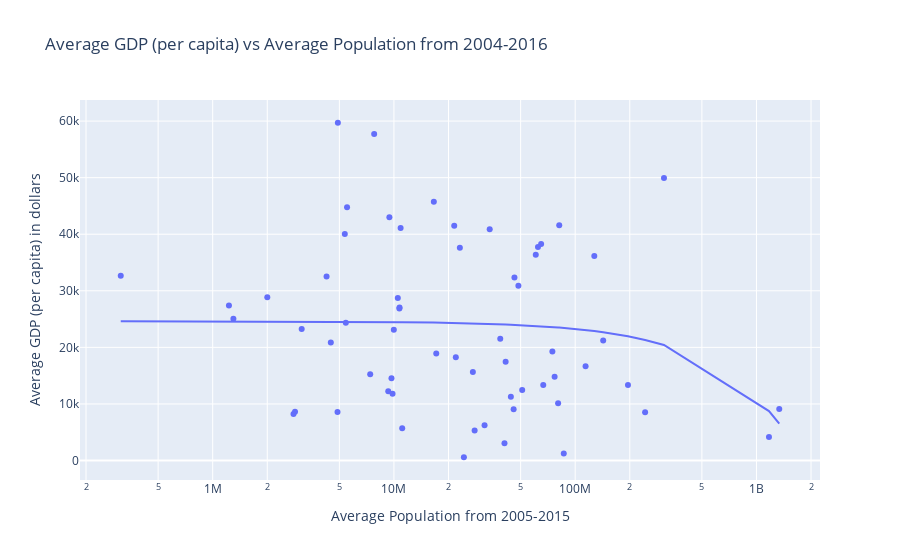

Notebook code for this chart:
### Markdown cell above
## 3.3 Population vs. GDP per capita

For further context, we decided to plot population vs. GDP per capita to see whether there was any relationship between the two. We found that there was essentially no correlation. The trendline skews downwards as population increases because of two outliers, India and China.

### Code cell
average_context_plot(oad)

### Figure 1 — Plotly figure (JSON) as saved in the notebook; plotly's stock layout.template omitted (floating-point values rounded to 4 significant figures)
{"data": [{"customdata": [["United States"], ["China"], ["Russia"], ["Australia"], ["Japan"], ["Germany"], ["France"], ["Italy"], ["South Korea"], ["Great Britain"], ["Cuba"], ["Hungary"], ["Ukraine"], ["Romania"], ["Greece"], ["Brazil"], ["Norway"], ["Netherlands"], ["Sweden"], ["Spain"], ["Canada"], ["Turkey"], ["Poland"], ["New Zealand"], ["Thailand"], ["Belarus"], ["Ethiopia"], ["Iran"], ["Slovakia"], ["Chinese Taipei"], ["Georgia"], ["Bulgaria"], ["Denmark"], ["Jamaica"], ["Uzbekistan"], ["Morocco"], ["Argentina"], ["Kazakhstan"], ["Kenya"], ["Czech Republic"], ["South Africa"], ["Croatia"], ["Lithuania"], ["Egypt"], ["Switzerland"], ["Indonesia"], ["Azerbaijan"], ["Belgium"], ["Bahamas"], ["Dominican Republic"], ["North Korea"], ["Mexico"], ["Portugal"], ["Finland"], ["Slovenia"], ["Estonia"], ["India"], ["Colombia"], ["Venezuela"], ["Mongolia"], ["Trinidad and Tobago"]], "hovertemplate": "Average Population from 2005-2015=%{x}<br>Average GDP (per capita) in dollars=%{y}<br>Country=%{customdata[0]}<extra></extra>", "legendgroup": "", "marker": {"color": "#636efa", "symbol": "circle"}, "mode": "markers", "name": "", "orientation": "v", "showlegend": false, "type": "scatter", "x": [308895500, 1335783250, 142699500, 21504250, 127449000, 81646250, 64874000, 60598000, 48599000, 62318750, 11107250, 9985500, 45742750, 21946250, 10736250, 195487750, 4904250, 16599000, 9437750, 46216000, 33751750, 74813500, 38588500, 4248500, 66633000, 9689750, 86476750, 76989000, 5427000, 23099500, 4882250, 7395750, 5511750, 2846000, 27868000, 31620000, 41325500, 17112750, 40715250, 10503500, 51006750, 4483750, 3097500, 80494000, 7777750, 243021250, 9302750, 10881500, 311000, 9823000, 24314250, 114109500, 10716250, 5356500, 2001000, 1301000, 1172222000, 44159250, 27248500, 2791000, 1229500], "xaxis": "x", "y": [49920.0, 9113.0, 21200.0, 41490.0, 36150.0, 41600.0, 38280.0, 36370.0, 30890.0, 37750.0, 5722.0, 23105, 9071, 18250.0, 27033, 13340.0, 59706, 45760.0, 43020.0, 32370.0, 40860.0, 19280.0, 21511, 32510.0, 13340.0, 14560.0, 1231, 14800, 24350.0, 37630.0, 8585, 15250.0, 44780.0, 8618.0, 5308.0, 6221, 17450.0, 18920.0, 3067.0, 28730.0, 12460.0, 20850.0, 23240.0, 10140.0, 57700.0, 8540.0, 12230, 41100.0, 32640, 11790.0, 577.2, 16660.0, 26860.0, 40040.0, 28867, 25067, 4176, 11280.0, 15670.0, 8227, 27380.0], "yaxis": "y"}, {"hovertemplate": "<b>OLS trendline</b><br>Average GDP = -1.35409e-05 * Average Pop + 24609.5<br>R<sup>2</sup>=0.043618<br><br>Average Population from 2005-2015=%{x}<br>Average GDP (per capita) in dollars=%{y} <b>(trend)</b><extra></extra>", "legendgroup": "", "marker": {"color": "#636efa", "symbol": "circle"}, "mode": "lines", "name": "", "showlegend": false, "type": "scatter", "x": [311000, 1229500, 1301000, 2001000, 2791000, 2846000, 3097500, 4248500, 4483750, 4882250, 4904250, 5356500, 5427000, 5511750, 7395750, 7777750, 9302750, 9437750, 9689750, 9823000, 9985500, 10503500, 10716250, 10736250, 10881500, 11107250, 16599000, 17112750, 21504250, 21946250, 23099500, 24314250, 27248500, 27868000, 31620000, 33751750, 38588500, 40715250, 41325500, 44159250, 45742750, 46216000, 48599000, 51006750, 60598000, 62318750, 64874000, 66633000, 74813500, 76989000, 80494000, 81646250, 86476750, 114109500, 127449000, 142699500, 195487750, 243021250, 308895500, 1172222000, 1335783250], "xaxis": "x", "y": [24610.0, 24590.0, 24590.0, 24580.0, 24570.0, 24570.0, 24570.0, 24550.0, 24550.0, 24540.0, 24540.0, 24540.0, 24540.0, 24530.0, 24510.0, 24500.0, 24480.0, 24480.0, 24480.0, 24480.0, 24470.0, 24470.0, 24460.0, 24460.0, 24460.0, 24460.0, 24380.0, 24380.0, 24320.0, 24310.0, 24300.0, 24280.0, 24240.0, 24230.0, 24180.0, 24150.0, 24090.0, 24060.0, 24050.0, 24010.0, 23990.0, 23980.0, 23950.0, 23920.0, 23790.0, 23770.0, 23730.0, 23710.0, 23600.0, 23570.0, 23520.0, 23500.0, 23440.0, 23060.0, 22880.0, 22680.0, 21960.0, 21320.0, 20430.0, 8737.0, 6522.0], "yaxis": "y"}], "layout": {"autosize": true, "legend": {"tracegroupgap": 0}, "title": {"text": "Average GDP (per capita) vs Average Population from 2004-2016"}, "xaxis": {"anchor": "y", "autorange": true, "domain": [0, 1], "range": [5.266, 9.353], "title": {"text": "Average Population from 2005-2015"}, "type": "log"}, "yaxis": {"anchor": "x", "autorange": true, "domain": [0, 1], "range": [-4302.0, 64590.0], "title": {"text": "Average GDP (per capita) in dollars"}, "type": "linear"}}}
